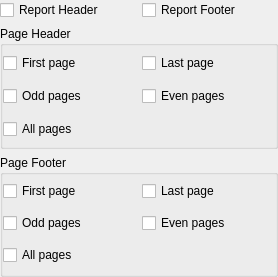
<?xml version="1.0" encoding="UTF-8"?>
<ui version="4.0">
 <class>KPlato::ReportSectionsWidget</class>
 <widget class="QWidget" name="KPlato::ReportSectionsWidget">
  <property name="geometry">
   <rect>
    <x>0</x>
    <y>0</y>
    <width>278</width>
    <height>277</height>
   </rect>
  </property>
  <property name="sizePolicy">
   <sizepolicy hsizetype="Preferred" vsizetype="Preferred">
    <horstretch>0</horstretch>
    <verstretch>0</verstretch>
   </sizepolicy>
  </property>
  <property name="windowTitle">
   <string/>
  </property>
  <layout class="QVBoxLayout" name="verticalLayout">
   <property name="margin">
    <number>0</number>
   </property>
   <item>
    <layout class="QHBoxLayout" name="horizontalLayout">
     <item>
      <widget class="QCheckBox" name="reportheader">
       <property name="toolTip">
        <string>Enable report header</string>
       </property>
       <property name="text">
        <string>Report Header</string>
       </property>
      </widget>
     </item>
     <item>
      <widget class="QCheckBox" name="reportfooter">
       <property name="toolTip">
        <string extracomment="@info:tooltip">Enable report footer</string>
       </property>
       <property name="text">
        <string>Report Footer</string>
       </property>
      </widget>
     </item>
    </layout>
   </item>
   <item>
    <widget class="QGroupBox" name="groupBox">
     <property name="title">
      <string>Page Header</string>
     </property>
     <property name="flat">
      <bool>true</bool>
     </property>
     <layout class="QGridLayout" name="gridLayout_2">
      <property name="margin">
       <number>0</number>
      </property>
      <item row="0" column="0">
       <widget class="QCheckBox" name="headerFirstpage">
        <property name="toolTip">
         <string extracomment="@info:tooltip">Enable header on first page</string>
        </property>
        <property name="text">
         <string>First page</string>
        </property>
       </widget>
      </item>
      <item row="0" column="1">
       <widget class="QCheckBox" name="headerLastpage">
        <property name="toolTip">
         <string extracomment="@info:tooltip">Enable header on last page</string>
        </property>
        <property name="text">
         <string>Last page</string>
        </property>
       </widget>
      </item>
      <item row="1" column="0">
       <widget class="QCheckBox" name="headerOddpages">
        <property name="toolTip">
         <string extracomment="@info:tooltip">Enable header on odd pages</string>
        </property>
        <property name="text">
         <string>Odd pages</string>
        </property>
       </widget>
      </item>
      <item row="1" column="1">
       <widget class="QCheckBox" name="headerEvenpages">
        <property name="toolTip">
         <string extracomment="@info:tooltip">Enable header on even pages</string>
        </property>
        <property name="text">
         <string>Even pages</string>
        </property>
       </widget>
      </item>
      <item row="2" column="0">
       <widget class="QCheckBox" name="headerAllpages">
        <property name="toolTip">
         <string extracomment="@info:tooltip">Enable header on all pages</string>
        </property>
        <property name="text">
         <string>All pages</string>
        </property>
       </widget>
      </item>
     </layout>
    </widget>
   </item>
   <item>
    <widget class="QGroupBox" name="groupBox_2">
     <property name="title">
      <string>Page Footer</string>
     </property>
     <property name="flat">
      <bool>true</bool>
     </property>
     <layout class="QGridLayout" name="gridLayout">
      <property name="margin">
       <number>0</number>
      </property>
      <item row="0" column="0">
       <widget class="QCheckBox" name="footerFirstpage">
        <property name="toolTip">
         <string extracomment="@info:tooltip">Enable footer on first page</string>
        </property>
        <property name="text">
         <string>First page</string>
        </property>
       </widget>
      </item>
      <item row="1" column="0">
       <widget class="QCheckBox" name="footerOddpages">
        <property name="toolTip">
         <string extracomment="@info:tooltip">Enable footer on odd pages</string>
        </property>
        <property name="text">
         <string>Odd pages</string>
        </property>
       </widget>
      </item>
      <item row="1" column="1">
       <widget class="QCheckBox" name="footerEvenpages">
        <property name="toolTip">
         <string extracomment="@info:tooltip">Enable footer on even pages</string>
        </property>
        <property name="text">
         <string>Even pages</string>
        </property>
       </widget>
      </item>
      <item row="0" column="1">
       <widget class="QCheckBox" name="footerLastpage">
        <property name="toolTip">
         <string extracomment="@info:tooltip">Enable footer on last page</string>
        </property>
        <property name="text">
         <string>Last page</string>
        </property>
       </widget>
      </item>
      <item row="2" column="0">
       <widget class="QCheckBox" name="footerAllpages">
        <property name="toolTip">
         <string extracomment="@info:tooltip">Enable footer on all pages</string>
        </property>
        <property name="text">
         <string>All pages</string>
        </property>
       </widget>
      </item>
     </layout>
    </widget>
   </item>
  </layout>
 </widget>
 <resources/>
 <connections/>
</ui>
